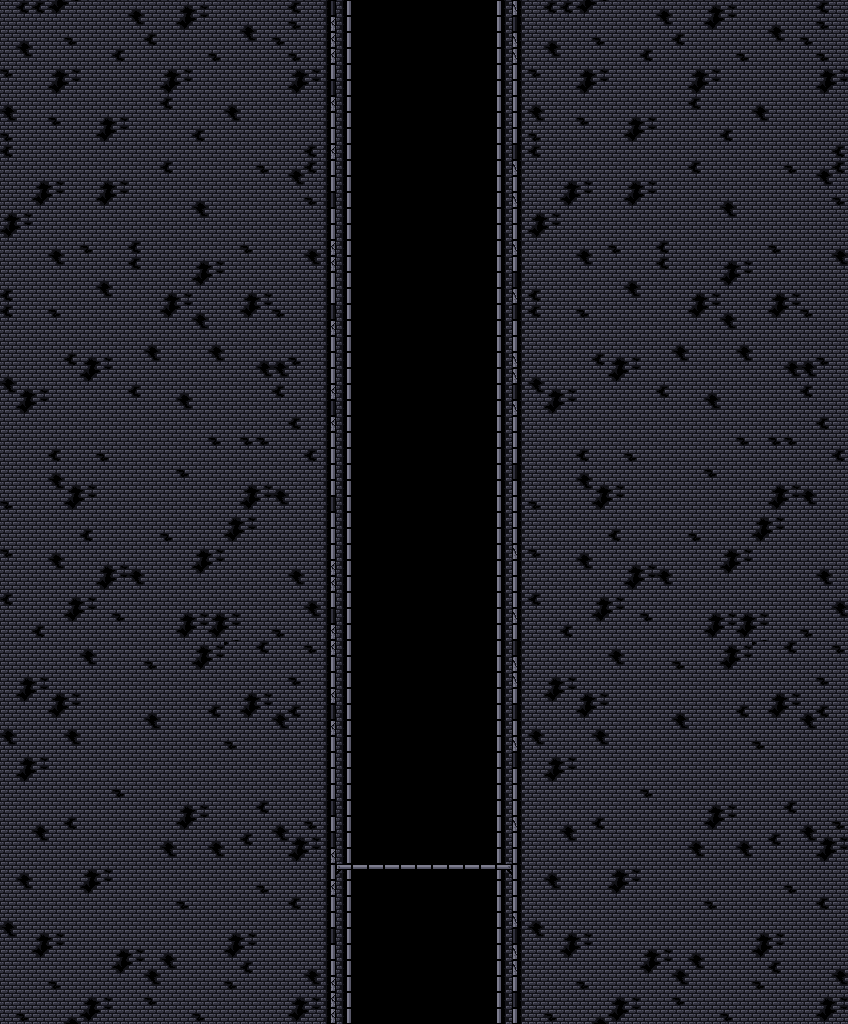

A level layout from a 2D game, rendered from its tile map. Below: a short description, then the map file with tile-grid data replaced by summaries:
An orthogonal 53x64 tile map with 16x16 px tiles, 2 tile layers (Background Tiles, Main Tiles), 2 tilesets and 13 objects (8x text, 3x ground, player, magnet).

<map version="1.9" tiledversion="1.9.2" orientation="orthogonal" renderorder="right-down" width="53" height="64" tilewidth="16" tileheight="16" infinite="0" nextlayerid="6" nextobjectid="622">
 <editorsettings>
  <export target="levele.lua" format="lua" />
 </editorsettings>
 <tileset firstgid="1" name="testing" tilewidth="16" tileheight="16" tilecount="3" columns="3">
  <image source="../images/tiles/testing.png" width="48" height="16" />
 </tileset>
 <tileset firstgid="4" name="factory" tilewidth="16" tileheight="16" tilecount="240" columns="16">
  <image source="../images/tiles/factory.png" width="256" height="240" />
 </tileset>
 <imagelayer id="4" name="Background" class="back" opacity="0.9">
  <properties>
   <property name="filename" value="basementfactory" />
  </properties>
 </imagelayer>
 <layer id="3" name="Background Tiles" class="back" width="53" height="64">
  <data>[3392 cells, 128 non-empty, 2 distinct tile ids]</data>
 </layer>
 <layer id="1" name="Main Tiles" class="main" width="53" height="64">
  <data>[3392 cells, 2699 non-empty, 18 distinct tile ids]</data>
 </layer>
 <objectgroup id="2" name="Objects" class="objects">
  <object id="557" class="ground" x="0" y="0" width="336" height="1024" />
  <object id="604" class="ground" x="512" y="0" width="336" height="1024" />
  <object id="605" class="player" x="418" y="48" width="12" height="16">
   <properties>
    <property name="movementenabled" type="bool" value="true" />
    <property name="rotationenabled" type="bool" value="true" />
    <property name="sleeping" type="bool" value="false" />
   </properties>
  </object>
  <object id="606" name="[ reverse polarity ]" class="text" x="416" y="272" width="16" height="16">
   <properties>
    <property name="id" value="ending1" />
   </properties>
  </object>
  <object id="609" name="for the love game jam 2023" class="text" x="416" y="400" width="16" height="16">
   <properties>
    <property name="id" value="ending3" />
   </properties>
  </object>
  <object id="610" name="created by aidan" class="text" x="416" y="384" width="16" height="16">
   <properties>
    <property name="id" value="ending2" />
   </properties>
  </object>
  <object id="611" name="thank you for playing" class="text" x="416" y="784" width="16" height="16">
   <properties>
    <property name="id" value="ending3" />
   </properties>
  </object>
  <object id="613" name="all programming, art, levels" class="text" x="416" y="640" width="16" height="16">
   <properties>
    <property name="id" value="ending2" />
   </properties>
  </object>
  <object id="616" class="ground" x="336" y="864" width="176" height="64" />
  <object id="617" class="magnet" x="336" y="848" width="176" height="16">
   <properties>
    <property name="north" value="down" />
    <property name="oneside" value="south" />
   </properties>
  </object>
  <object id="618" name="and sound was created in 10 days" class="text" x="416" y="656" width="16" height="16">
   <properties>
    <property name="id" value="ending2" />
   </properties>
  </object>
  <object id="620" name="rotation buffer by" class="text" x="416" y="512" width="16" height="16">
   <properties>
    <property name="id" value="ending2" />
   </properties>
  </object>
  <object id="621" name="mellowarpeggiation" class="text" x="416" y="528" width="16" height="16">
   <properties>
    <property name="id" value="ending2" />
   </properties>
  </object>
 </objectgroup>
</map>
